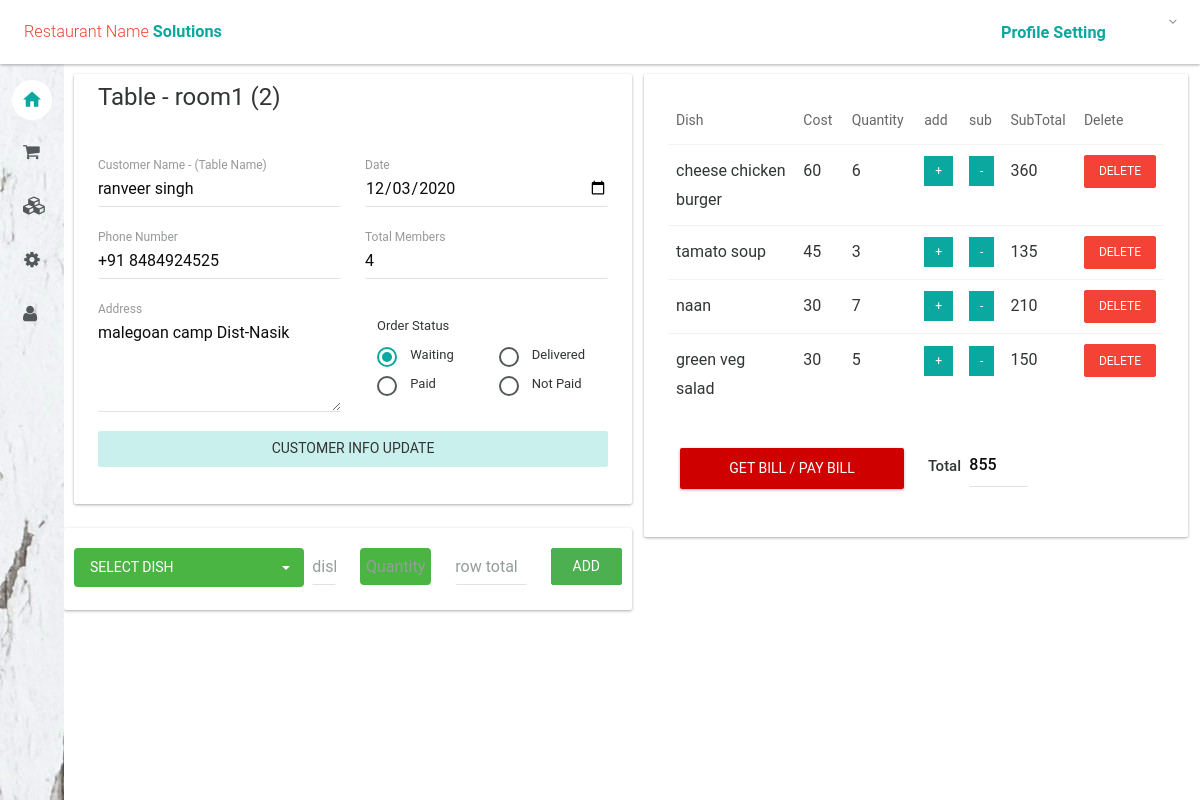
Before: /CustomerAndDish/edit/71/ (signed in) with the older database file.
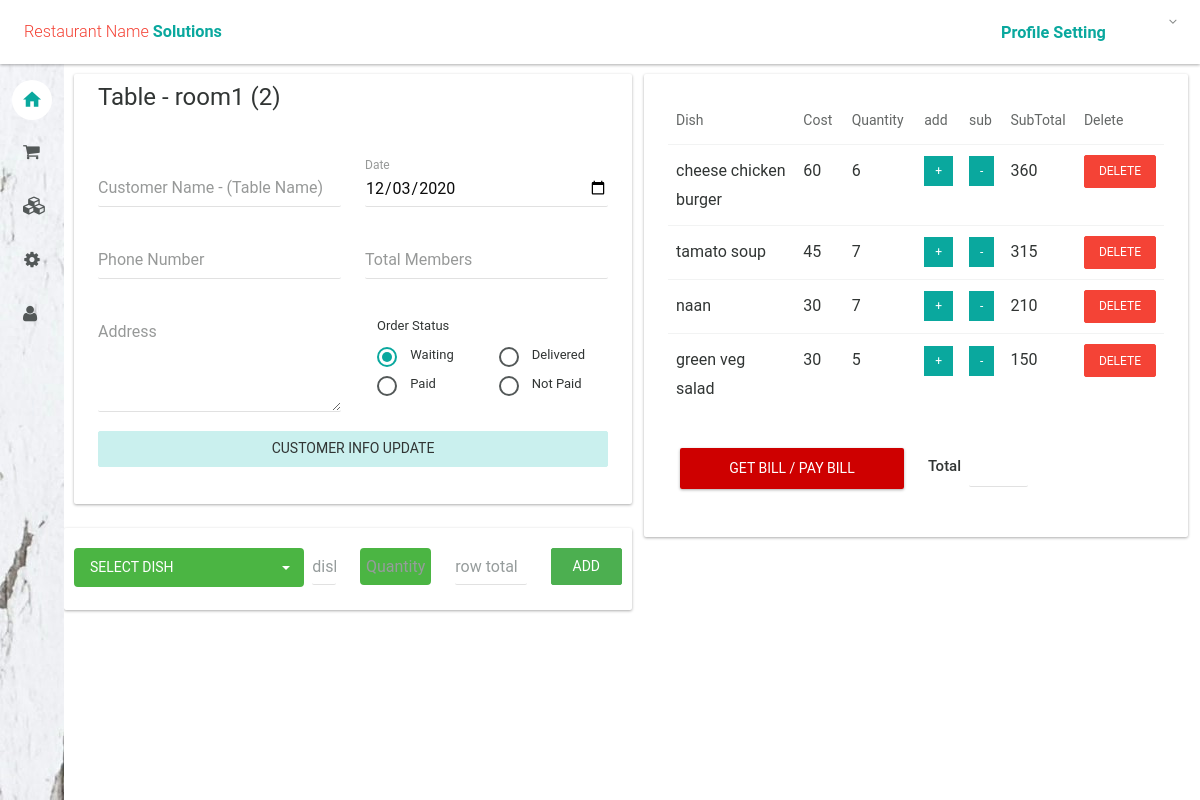
After: the same page with the newer database file.
### CustomerAndDish/models.py (models this page shows, shortened)
class TableInfo(models.Model):
    cust_id = models.ForeignKey(Customer, on_delete=models.SET_NULL,default='',blank=True, null=True)
    table_room = models.CharField(max_length=200, blank=False, null=False)
    table_no = models.SmallIntegerField(null=False)
    table_n = models.CharField(max_length=200, blank=True, null=True)
    in_time = models.DateTimeField(auto_now=True)
    is_close = models.BooleanField(default=0)

class Customer(models.Model):
    cust_id = models.AutoField(primary_key=True)
    table = models.CharField(max_length=255, blank=True, verbose_name='Table No.', null=True)
    name = models.CharField(max_length=200)
    phone = models.CharField(max_length=20,blank=True)
    address = models.TextField(blank=True)
    date = models.DateField(blank=True)
    time_in = models.TimeField(blank=True)
    payment_option = models.CharField(max_length=50) # Post pay / Pre Pay
    order_type = models.CharField(max_length=50)  #Dine In / Take Away
    order_status = models.CharField(max_length=50)
    order_total = models.IntegerField(blank=True) #Total bill
    no_of_people = models.IntegerField(blank=True)

class Customer_Dish(models.Model): #Invoice
    class Meta:
        unique_together = (('cust_id', 'dish_id'),)
    cust_id = models.ForeignKey(Customer,on_delete=models.CASCADE)
    dish_id =  models.ForeignKey(Dish,on_delete=models.CASCADE)
    quantity = models.IntegerField()
    dish_price = models.IntegerField()
    dish_row_total = models.IntegerField() #quantity * dishPrice

class Dish(models.Model):
    dish_id = models.AutoField(primary_key=True)
    def_dish_id = models.ForeignKey(DefaultDish,on_delete=models.CASCADE,default="")
    dish_name = models.CharField(max_length=50,default=def_dish_id)
    category = models.CharField(max_length=50,default='--')
    subcategory = models.CharField(max_length=50,default='--')
    active = models.CharField(max_length=50,default=1)
    date_created = models.DateField(default=datetime.now, blank=True)
    price = models.IntegerField()
    def __str__(self):
        return str(f'{self.def_dish_id}')

class DefaultDish(models.Model):
    dish_name_Def = models.CharField(db_column="dish", max_length=100)
    category = models.CharField(db_column="category",max_length=100)
    subcategory = models.CharField(db_column="subcategory",max_length=100)
    active = models.IntegerField(default='1')
    def __str__(self):
        return str(f'{self.dish_name_Def}')

### CustomerAndDish/views.py (the view)
# urls.py: url(r'^edit/(?P<cust_id>\d+)/$', views.Edit_Order, name='editOrder'),
@login_required
def Edit_Order(request,cust_id):
    customer = Customer.objects.get(cust_id=cust_id)
    table_obj = TableInfo.objects.get(table_n=customer.table)
    dishes_object = Customer_Dish.objects.filter(cust_id=cust_id)
    Dishes = Dish.objects.all()
    return render(request, 'CustomerAndDish/new_order.html', {'Dishes': Dishes,'table_obj':table_obj, 'order_dises': dishes_object})

### CustomerAndDish/templates/CustomerAndDish/new_order.html (shortened to what the changed rows need)
{% extends 'layout.html' %} {% load widget_tweaks %}
{% block body %}
<div class="container-fluid bg-light mt-5">
	<div class="row">
		<div class="col-sm-6">
			<div class="row">
				<div class="card" style="margin-top: 10px;margin-left: 10px;">
					<div class="card-head style-light">
						<header>
							<h2>Table - {{table_obj.table_room}} ({{table_obj.table_no}})</h2>
						</header>
					</div>
					<div class="card-body">
						<form class="form" role="form" action="/CustomerAndDish/new_order/{{table_obj.table_n}}"
							method="post">
							<div class="row">
								<div class="col-sm-6" style="margin-top: 0px;">
									<div class="form-group floating-label">
										<input type="text" name="Custname" class="form-control"
											value="{{table_obj.cust_id.name}}" />
										<label for="regular2">Customer Name - (Table Name)</label>
									</div>
									<div class="form-group floating-label" style="margin-top: 0px;">
										<input type="text" name="CustPhone" class="form-control"
											value="{{table_obj.cust_id.phone}}" />
										<label for="regular2">Phone Number</label>
									</div>
								</div>
								<div class="col-sm-6" style="margin-top: 0px;">
									<div class="row">
										<div class="col-sm-12">
											<div class="form-group floating-label" style="margin-top: 0px;">
												<input type="text" name="CustTotalFamilyMember" class="form-control"
													value="{{table_obj.cust_id.no_of_people}}" />
												<label for="select2">Total Members</label>
											</div>
										</div>
									</div>
								</div>
							</div>
							<div class="row">
								<div class="col-sm-6">
									<div class="form-group floating-label">
										<textarea class="form-control" rows="3"
											name="CustAddress">{{table_obj.cust_id.address}}</textarea>
										<label for="textarea2">Address</label>
									</div>
								</div>
							</div>
						</form>
					</div>
				</div>
			</div>
		</div>
		<div class="col-sm-6">
			<div class="card" style="margin-top: 10px;">
				<div class="card-body">
					<table class="table order-list" id="myTable" style="width: 100%">
						<thead>
							<tr>
								<td style="width: 30%;font-size: 14px;">Dish</td>
								<td style="width: 10%;font-size: 14px;">Cost</td>
								<td style="width: 15%;font-size: 14px;">Quantity</td>
								<td style="width: 5%;font-size: 14px;">add</td>
								<td style="width: 5%;font-size: 14px;">sub</td>
								<td style="width: 15%;font-size: 14px;">SubTotal</td>
								<td style="width: 15%;font-size: 14px;">Delete</td>
							</tr>
						</thead>
						<tbody>
							{% for i in order_dises %}
							<tr>
								<td>
									<div id="display_name_{{i.dish_id}}<">{{i.dish_id}}</div>
								</td>
								<td>
									<div id="display_dishprice_{{i.dish_id.dish_name|cut:' '}}">{{i.dish_price}}</div>
								</td>
								<td>
									<div id="display_quantity_{{i.dish_id.dish_name|cut:' '}}">{{i.quantity}}</div>
								</td>
								<td><button id="add_quantity.{{i.dish_id.dish_name}}"
										class="btn btn-sm btn-primary">+</button></td>
								<td><button id="remove_quantity.{{i.dish_id.dish_name}}"
										class="btn btn-sm btn-primary">-</button></td>
								<td>
									<div id="display_dishrowprice_{{i.dish_id.dish_name|cut:' '}}">{{i.dish_row_total}}
									</div>
								</td>
								<td><input type="button" id="delete_dish.{{i.dish_id.dish_name}}"
										class="deleteRow ibtnDel btn btn-md btn-danger" value="Delete"
										style="font-size: 12px;"></td>
							</tr>
							{% endfor %}
						</tbody>
					</table>
					<div class="col-sm-2">
						<h4 type="text" class="form-control" name="main_total" id="grandtotal">
							{{table_obj.cust_id.order_total}}</h4>
					</div>
				</div>
			</div>
		</div>
	</div>
</div>
{% endblock %}

Changed rows visible on the page:
changed TableInfo "room1": Custname "ranveer singh" → (not shown); CustPhone "+91 8484924525" → (not shown); CustTotalFamilyMember "4" → (not shown); CustAddress "malegoan camp Dist-Nasik" → (not shown); cust_id.order_total "855" → (not shown)
changed Customer_Dish "tamato soup": quantity "3" → "7"; dish_row_total "135" → "315"
